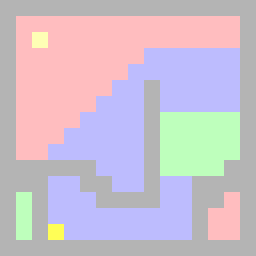

This game map was drawn from its Tiled (.tmx) file and the tilesets committed beside it. A one-line description and the full map source follow:
An orthogonal 16x16 tile map with 16x16 px tiles, 1 tile layer (map).

<map version="1.0" orientation="orthogonal" width="16" height="16" tilewidth="16" tileheight="16">
 <tileset firstgid="1" name="tileset" tilewidth="16" tileheight="16">
  <image source="img/tileset.png" width="64" height="32" />
  <tile id="0">
   <properties>
    <property name="red" value="" />
   </properties>
  </tile>
  <tile id="1">
   <properties>
    <property name="green" value="" />
   </properties>
  </tile>
  <tile id="2">
   <properties>
    <property name="blue" value="" />
   </properties>
  </tile>
  <tile id="3">
   <properties>
    <property name="gray" value="" />
   </properties>
  </tile>
  <tile id="4">
   <properties>
    <property name="start" value="" />
   </properties>
  </tile>
  <tile id="5">
   <properties>
    <property name="finish" value="" />
   </properties>
  </tile>
  <tile id="6">
   <properties>
    <property name="dark_gray" value="" />
   </properties>
  </tile>
  <tile id="7">
   <properties>
    <property name="start" value="" />
   </properties>
  </tile>
 </tileset>
 <layer name="map" width="16" height="16">
  <data>
   <tile gid="4" />
   <tile gid="4" />
   <tile gid="4" />
   <tile gid="4" />
   <tile gid="4" />
   <tile gid="4" />
   <tile gid="4" />
   <tile gid="4" />
   <tile gid="4" />
   <tile gid="4" />
   <tile gid="4" />
   <tile gid="4" />
   <tile gid="4" />
   <tile gid="4" />
   <tile gid="4" />
   <tile gid="4" />
   <tile gid="4" />
   <tile gid="1" />
   <tile gid="1" />
   <tile gid="1" />
   <tile gid="1" />
   <tile gid="1" />
   <tile gid="1" />
   <tile gid="1" />
   <tile gid="1" />
   <tile gid="1" />
   <tile gid="1" />
   <tile gid="1" />
   <tile gid="1" />
   <tile gid="1" />
   <tile gid="1" />
   <tile gid="4" />
   <tile gid="4" />
   <tile gid="1" />
   <tile gid="5" />
   <tile gid="1" />
   <tile gid="1" />
   <tile gid="1" />
   <tile gid="1" />
   <tile gid="1" />
   <tile gid="1" />
   <tile gid="1" />
   <tile gid="1" />
   <tile gid="1" />
   <tile gid="1" />
   <tile gid="1" />
   <tile gid="1" />
   <tile gid="4" />
   <tile gid="4" />
   <tile gid="1" />
   <tile gid="1" />
   <tile gid="1" />
   <tile gid="1" />
   <tile gid="1" />
   <tile gid="1" />
   <tile gid="1" />
   <tile gid="1" />
   <tile gid="3" />
   <tile gid="3" />
   <tile gid="3" />
   <tile gid="3" />
   <tile gid="3" />
   <tile gid="3" />
   <tile gid="4" />
   <tile gid="4" />
   <tile gid="1" />
   <tile gid="1" />
   <tile gid="1" />
   <tile gid="1" />
   <tile gid="1" />
   <tile gid="1" />
   <tile gid="1" />
   <tile gid="3" />
   <tile gid="3" />
   <tile gid="3" />
   <tile gid="3" />
   <tile gid="3" />
   <tile gid="3" />
   <tile gid="3" />
   <tile gid="4" />
   <tile gid="4" />
   <tile gid="1" />
   <tile gid="1" />
   <tile gid="1" />
   <tile gid="1" />
   <tile gid="1" />
   <tile gid="1" />
   <tile gid="3" />
   <tile gid="3" />
   <tile gid="4" />
   <tile gid="3" />
   <tile gid="3" />
   <tile gid="3" />
   <tile gid="3" />
   <tile gid="3" />
   <tile gid="4" />
   <tile gid="4" />
   <tile gid="1" />
   <tile gid="1" />
   <tile gid="1" />
   <tile gid="1" />
   <tile gid="1" />
   <tile gid="3" />
   <tile gid="3" />
   <tile gid="3" />
   <tile gid="4" />
   <tile gid="3" />
   <tile gid="3" />
   <tile gid="3" />
   <tile gid="3" />
   <tile gid="3" />
   <tile gid="4" />
   <tile gid="4" />
   <tile gid="1" />
   <tile gid="1" />
   <tile gid="1" />
   <tile gid="1" />
   <tile gid="3" />
   <tile gid="3" />
   <tile gid="3" />
   <tile gid="3" />
   <tile gid="4" />
   <tile gid="2" />
   <tile gid="2" />
   <tile gid="2" />
   <tile gid="2" />
   <tile gid="2" />
   <tile gid="4" />
   <tile gid="4" />
   <tile gid="1" />
   <tile gid="1" />
   <tile gid="1" />
   <tile gid="3" />
   <tile gid="3" />
   <tile gid="3" />
   <tile gid="3" />
   <tile gid="3" />
   <tile gid="4" />
   <tile gid="2" />
   <tile gid="2" />
   <tile gid="2" />
   <tile gid="2" />
   <tile gid="2" />
   <tile gid="4" />
   <tile gid="4" />
   <tile gid="1" />
   <tile gid="1" />
   <tile gid="3" />
   <tile gid="3" />
   <tile gid="3" />
   <tile gid="3" />
   <tile gid="3" />
   <tile gid="3" />
   <tile gid="4" />
   <tile gid="2" />
   <tile gid="2" />
   <tile gid="2" />
   <tile gid="2" />
   <tile gid="2" />
   <tile gid="4" />
   <tile gid="4" />
   <tile gid="4" />
   <tile gid="4" />
   <tile gid="4" />
   <tile gid="4" />
   <tile gid="4" />
   <tile gid="3" />
   <tile gid="3" />
   <tile gid="3" />
   <tile gid="4" />
   <tile gid="2" />
   <tile gid="2" />
   <tile gid="2" />
   <tile gid="2" />
   <tile gid="4" />
   <tile gid="4" />
   <tile gid="4" />
   <tile gid="4" />
   <tile gid="4" />
   <tile gid="3" />
   <tile gid="3" />
   <tile gid="4" />
   <tile gid="4" />
   <tile gid="3" />
   <tile gid="3" />
   <tile gid="4" />
   <tile gid="3" />
   <tile gid="3" />
   <tile gid="4" />
   <tile gid="4" />
   <tile gid="4" />
   <tile gid="4" />
   <tile gid="4" />
   <tile gid="2" />
   <tile gid="4" />
   <tile gid="3" />
   <tile gid="3" />
   <tile gid="3" />
   <tile gid="4" />
   <tile gid="4" />
   <tile gid="4" />
   <tile gid="4" />
   <tile gid="3" />
   <tile gid="3" />
   <tile gid="4" />
   <tile gid="4" />
   <tile gid="1" />
   <tile gid="4" />
   <tile gid="4" />
   <tile gid="2" />
   <tile gid="4" />
   <tile gid="3" />
   <tile gid="3" />
   <tile gid="3" />
   <tile gid="3" />
   <tile gid="3" />
   <tile gid="3" />
   <tile gid="3" />
   <tile gid="3" />
   <tile gid="3" />
   <tile gid="4" />
   <tile gid="1" />
   <tile gid="1" />
   <tile gid="4" />
   <tile gid="4" />
   <tile gid="2" />
   <tile gid="4" />
   <tile gid="6" />
   <tile gid="3" />
   <tile gid="3" />
   <tile gid="3" />
   <tile gid="3" />
   <tile gid="3" />
   <tile gid="3" />
   <tile gid="3" />
   <tile gid="3" />
   <tile gid="4" />
   <tile gid="1" />
   <tile gid="1" />
   <tile gid="4" />
   <tile gid="4" />
   <tile gid="4" />
   <tile gid="4" />
   <tile gid="4" />
   <tile gid="4" />
   <tile gid="4" />
   <tile gid="4" />
   <tile gid="4" />
   <tile gid="4" />
   <tile gid="4" />
   <tile gid="4" />
   <tile gid="4" />
   <tile gid="4" />
   <tile gid="4" />
   <tile gid="4" />
   <tile gid="4" />
  </data>
 </layer>
</map>
